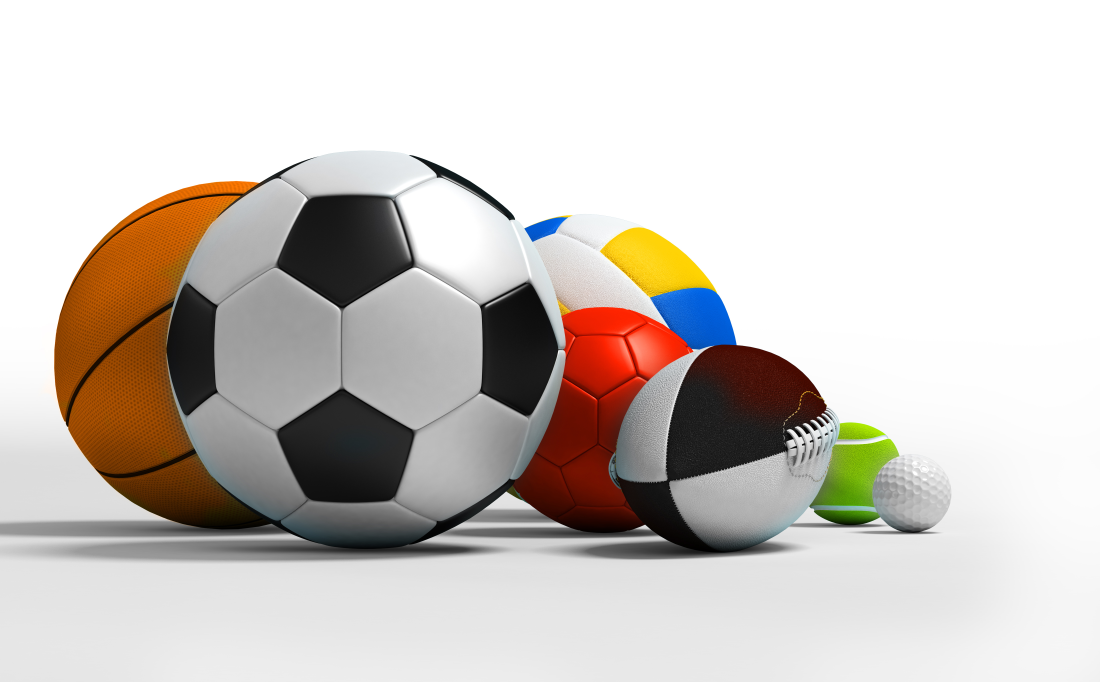
#> input picture dataset/balls/Image_1.jpg, 4400 x 2727 px (shown at 1/4 size)
$ python pilTesting.py
#> lines starting #> are read from the running program, lines starting #| are printed output that depends on the picture
from PIL import Image,ImageDraw,ImageFont
import re
oi ={
    "config":{
        "height":1080,
        "width":1920,
    },
    "slides":[
        [
            ("image",{
                    "pos": "tlbr",
                    "src": "../dataset/balls/Image_1.jpg",
                    "center": True
                }),
            ("text",{
                    "text": "blah bal COisas",
                    "font": "FreeMono",
                    "size": 120,
                    "pos": "mc",
                    "color": "green",
                    "center": True
                }
            )
        ]
    ]
}

def translatePos(pos,mWidth,mHeight):
    posL = re.findall("([tmb][lcr])",pos)
    for i in range(len(posL)):
        if i==0:
            match posL[i]:
                case "tl":
                    base=(0,0,mWidth/3,mHeight/3)
                case "tc":
                    base=(mWidth/3,0,2*mWidth/3,mHeight/3)
                case "tr":
                    base=(2*mWidth/3,0,mWidth,mHeight/3)
                case "ml":
                    base=(0,mHeight/3,mWidth/3,2*mHeight/3)
                case "mc":
                    base=(mWidth/3,mHeight/3,2*mWidth/3,2*mHeight/3)
                case "mr":
                    base=(2*mWidth/3,mHeight/3,mWidth,2*mHeight/3)
                case "bl":
                    base=(0,2*mHeight/3,mWidth/3,mHeight)
                case "bc":
                    base=(mWidth/3,2*mHeight/3,2*mWidth/3,mHeight)
                case "br":
                    base=(2*mWidth/3,2*mHeight/3,mWidth,mHeight)
        else:
            match posL[i]:
                case "tl":
                    base=(min(0,base[0]),min(0,base[1]),max(mWidth/3,base[2]),max(mHeight/3,base[3]))
                case "tc":
                    base=(min(mWidth/3,base[0]),min(0,base[1]),max(2*mWidth/3,base[2]),max(mHeight/3,base[3]))
                case "tr":
                    base=(min(2*mWidth/3,base[0]),min(0,base[1]),max(mWidth,base[2]),max(mHeight/3,base[3]))

                case "ml":
                    base=(min(0,base[0]),min(mHeight/3,base[1]),max(mWidth/3,base[2]),max(2*mHeight/3,base[3]))

                case "mc":
                    base=(min(mWidth/3,base[0]),min(mHeight/3,base[1]),max(2*mWidth/3,base[2]),max(2*mHeight/3,base[3]))

                case "mr":
                    base=(min(2*mWidth/3,base[0]),min(mHeight/3,base[1]),max(mWidth,base[2]),max(2*mHeight/3,base[3]))

                case "bl":
                    base=(min(0,base[0]),min(2*mHeight/3,base[1]),max(mWidth/3,base[2]),max(mHeight,base[3]))

                case "bc":
                    base=(min(mWidth/3,base[0]),min(2*mHeight/3,base[1]),max(2*mWidth/3,base[2]),max(mHeight,base[3]))

                case "br":
                    base=(min(2*mWidth/3,base[0]),min(2*mHeight/3,base[1]),max(mWidth,base[2]),max(mHeight,base[3]))

    return base


def generateSlides(slideshow):
    width = slideshow["config"]["width"]
    height =  slideshow["config"]["height"]
    counter=0
    for slide in slideshow["slides"]:
        counter+=1
        newSlide =  Image.new('RGB', (width,height), "white")
#> newSlide: PIL image 1920x1080 RGB; every value is 255
        draw = ImageDraw.Draw(newSlide)

        for elements in slide:
            elType= elements[0]
            elConfig = elements[1]
            if elType == "text":
                font = ImageFont.truetype("/usr/share/fonts/truetype/liberation/"+elConfig["font"]+".ttf", elConfig["size"])
                left, top, right, bottom = font.getbbox(elConfig["text"])
                container = translatePos(elConfig["pos"],width,height)
                tWidth = right-left
                tHeight = bottom-top

                if elConfig["center"]:
                    posx = container[0] + (container[2]-container[0])/2 - tWidth/2
                    posy = container[1] + (container[3]-container[1])/2 - tHeight/2
                else:
                    posx = container[0]
                    posy = container[1]

                draw.text((posx,posy), elConfig["text"],"black", font)

            elif elType == "image":
                img = Image.open(elConfig["src"])
#> img is the input picture: PIL image 4400x2727 RGB; mean R, G, B 206.7, 200.3, 195.1
                iwidth, iheight = img.size
#> iwidth = 4400; iheight = 2727
                flag1 = True
                flag2 = True

                container = translatePos(elConfig["pos"],width,height)
                while(flag1 or flag2):

                    if min(container[2] - container[0],iwidth) != iwidth:
                        iwidth= iwidth*0.99
                        iheight= iheight*0.99
                    else:
                        flag1=False

                    if min(container[3] - container[1],iheight) != iheight:
                        iwidth= iwidth*0.99
                        iheight= iheight*0.99
                    else:
                        flag2=False
#> after the loop, iheight = 1070.9; iwidth = 1727.9


                img = img.resize((int(iwidth),int(iheight)))
#> img: PIL image 1727x1070 RGB


                if elConfig["center"]:
                    posx = container[0] + (container[2]-container[0])/2 - iwidth/2
#> posx = 96.04
                    posy = container[1] + (container[3]-container[1])/2 - iheight/2
#> posy = 4.54
                else:
                    posx = container[0]
                    posy = container[1]

                newSlide.paste(img, (int(posx),int(posy)))
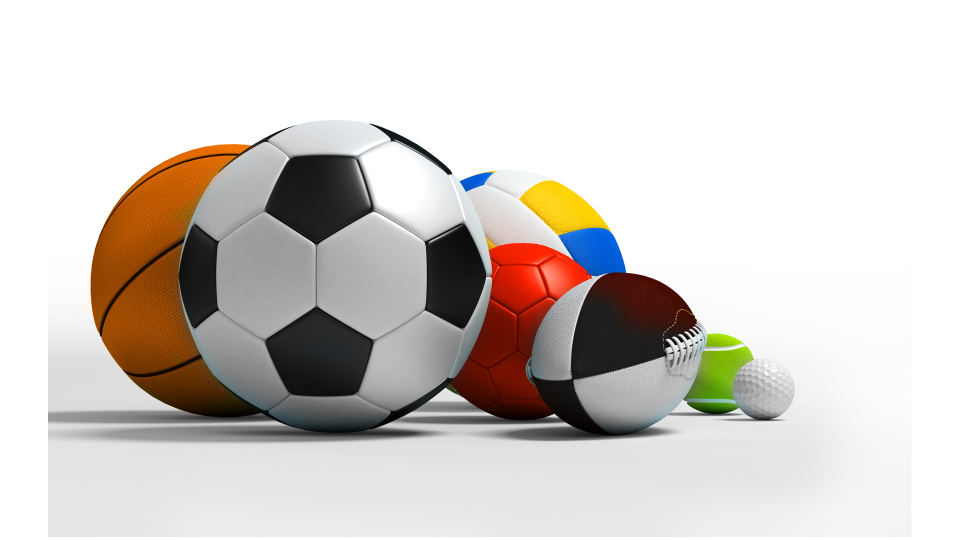
#> newSlide: PIL image 1920x1080 RGB (shown at 1/2 size); mean R, G, B 212, 206.3, 201.6

#> (the run stopped early here; a loop or call above may not have finished)
